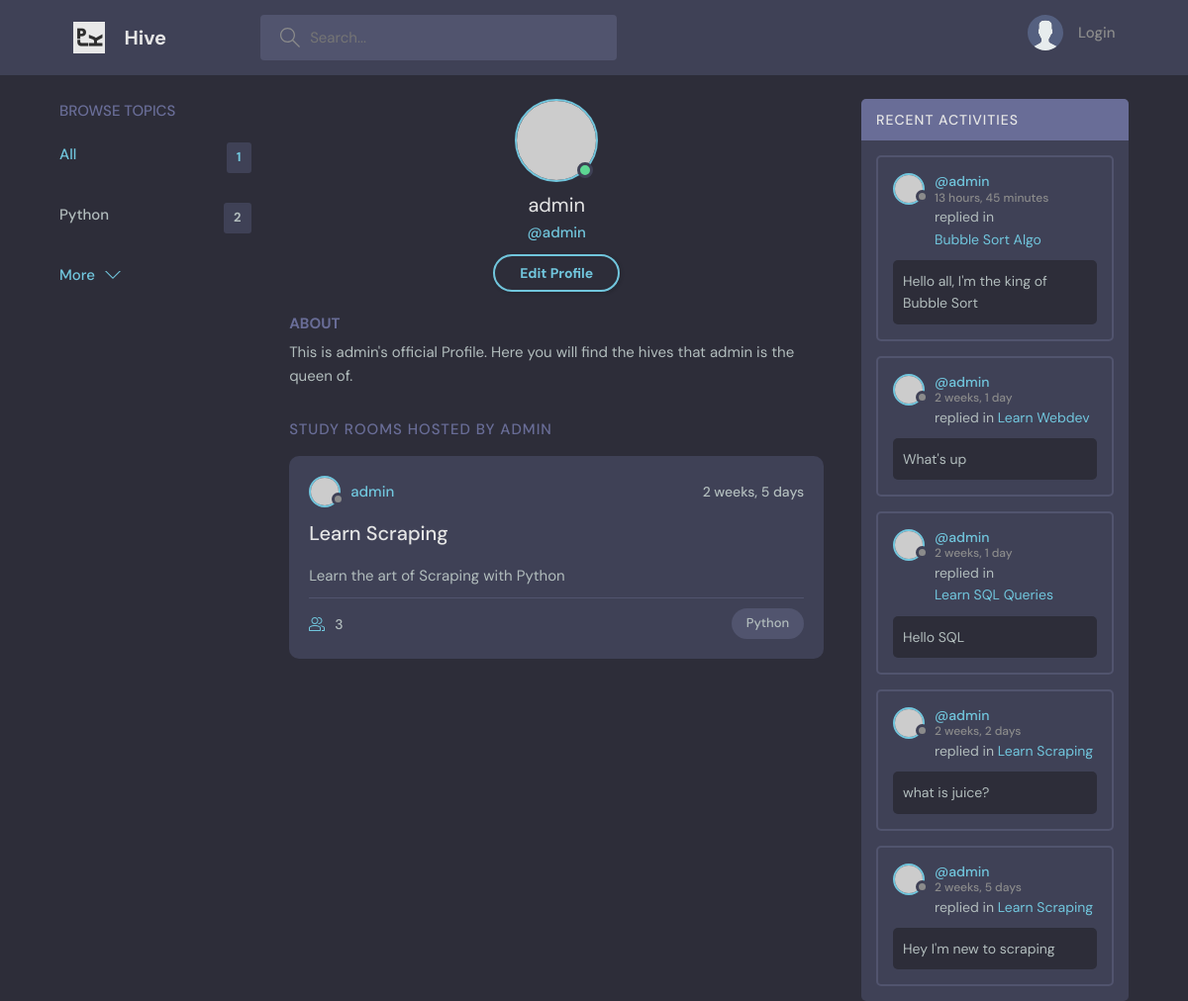
Page /user/1 on the committed database.
### home/models.py (models this page shows, shortened)
class Topic(models.Model):
  name = models.CharField(max_length=150)
  def __str__(self):
    return self.name

class Hive(models.Model):
  creator = models.ForeignKey(User, on_delete=models.SET_NULL, null=True)
  topic = models.ForeignKey(Topic, on_delete=models.SET_NULL, null=True)
  buzz = models.CharField(max_length=150)
  details = models.TextField(null=True, blank=True)
  members = models.ManyToManyField(User, related_name='members', blank=True)
  updated = models.DateTimeField(auto_now=True) #auto timestamp
  created_at = models.DateTimeField(auto_now_add=True)
  class Meta:
    ordering = ['-updated', '-created_at']
  def __str__(self):
    return self.buzz

class Message(models.Model):
  user = models.ForeignKey(User, on_delete=models.CASCADE)
  hive = models.ForeignKey(Hive, on_delete=models.CASCADE) #delete all msgs with the room
  body = models.TextField()
  updated = models.DateTimeField(auto_now=True) #auto timestamp
  created_at = models.DateTimeField(auto_now_add=True)
  class Meta:
    ordering = ['-updated', '-created_at']

### home/views.py (the view)
# urls.py: path('user/<str:pk>', views.userProfile, name='user-profile'),
def userProfile(request, pk):
  user = User.objects.get(id=pk)
  hives = user.hive_set.all()
  topics = Topic.objects.filter(hive__in=hives).distinct()
  chats = user.message_set.all()
  context = {
    "user": user,
    "hives": hives,
    "topics": topics,
    "chats": chats,
  }
  return render(request, 'home/profile.html', context)

### home/templates/home/profile.html (shortened to what this page needs)
{% extends 'main.html' %}
{%block content%}
  <main class="profile-page layout layout--3">
    <div class="container">
      <div class="topics">
        {% include 'home/topic_comps.html' %}
      </div>
      <div class="roomList">
        <div class="profile">
          <div class="profile__avatar">
            <div class="avatar avatar--large active">
              <img src="https://randomuser.me/api/portraits/men/11.jpg" />
            </div>
          </div>
          <div class="profile__info">
            <h3>{{user.username}}</h3>
            <p>@{{user.username}}</p>
            <a href="edit-user.html" class="btn btn--main btn--pill">Edit Profile</a>
          </div>
          <div class="profile__about">
            <h3>About</h3>
            <p>
              This is {{user.username}}'s official Profile. Here you will find the hives that {{user.username}} is the queen of.
            </p>
          </div>
        </div>
        <div class="roomList__header">
          <div>
            <h2>Study Rooms Hosted by {{user.username}}</a>
            </h2>
          </div>
        </div>
        {% include 'home/feed_comps.html' %}
      </div>
      <div class="activities">
        <div class="activities__header">
          <h2>Recent Activities</h2>
        </div>
        {% include 'home/activity_comps.html' %}
      </div>
    </div>
  </main>
  {% endblock content%}

### templates/main.html (shortened to what this page needs)
<!DOCTYPE html>
{% load static %}
<html lang="en">
  <head>
    <link rel="stylesheet" href="{% static 'css/style.css'%}" />
  </head>
  <body>
    {% include 'navbar.html' %}
    {% block content %}
    {% endblock %}
  </body>
</html>

### templates/navbar.html (shortened to what this page needs)
{%load static%}
<header class="header header--loggedIn">
  <div class="container">
    <a href="{% url 'homepage' %}" class="header__logo">
      <img src="{% static 'images/favicon.png' %}" />
      <h1>Hive</h1>
    </a>
    <form class="header__search" method="GET" action="{% url 'homepage' %}">
      <label>
        <input name="q" placeholder="Search..." />
      </label>
    </form>
    <nav class="header__menu">
{% if request.user.is_authenticated%}
{% comment %} <a href="{% url 'logout' %} " class="btn btn-primary">Logout</a>
<h3>Welcome {{request.user}}</h3>
{% else %}
<a href="{% url 'login' %}" class="btn btn-primary">Login</a> {% endcomment %}
      <div class="header__user">
        <a href="{% url 'user-profile' request.user.id %}">
          <div class="avatar avatar--medium active">
            <img src="https://randomuser.me/api/portraits/men/37.jpg" />
          </div>
          <p>{{request.user.username}} <span>@{{request.user}}</span></p>
        </a>
        <button class="dropdown-button">
          <svg version="1.1" xmlns="http://www.w3.org/2000/svg" width="32" height="32" viewBox="0 0 32 32">
            <title>chevron-down</title>
            <path d="M16 21l-13-13h-3l16 16 16-16h-3l-13 13z"></path>
          </svg>
        </button>
      </div>
      {%else%}
      <a href="{% url 'login' %}">
        <img src="{% static 'images/avatar.svg' %} " />
        <p>Login</p>
      </a>
      {% endif %}
    </nav>
  </div>
</header>

### home/templates/home/topic_comps.html (shortened to what this page needs)
      <div class="topics">
        <div class="topics__header">
          <h2>Browse Topics</h2>
        </div>
        <ul class="topics__list">
          <li>
            <a href="{% url 'homepage' %}" class="active">All <span>{{topics.count}}</span></a>
          </li>
          {% for topic in topics %}
          <li>
            <a href="{% url 'homepage' %}?q={{ topic.name }}">{{ topic.name }} <span>{{ topic.hive_set.count }}</span></a>
          </li>
          {% endfor %}
        </ul>
        <a class="btn btn--link" href="topics.html">
          More
          <svg version="1.1" xmlns="http://www.w3.org/2000/svg" width="32" height="32" viewBox="0 0 32 32">
            <title>chevron-down</title>
            <path d="M16 21l-13-13h-3l16 16 16-16h-3l-13 13z"></path>
          </svg>
        </a>
      </div>

### home/templates/home/feed_comps.html (shortened to what this page needs)
{% for hive in hives %}
<div class="roomListRoom">
  <div class="roomListRoom__header">
    <a href="{%url 'user-profile' hive.creator.id %}" class="roomListRoom__author">
      <div class="avatar avatar--small">
        <img src="https://randomuser.me/api/portraits/women/11.jpg" />
      </div>
      <span>{{hive.creator}}</span>
    </a>
    <div class="roomListRoom__actions">
      <span>{{hive.created_at | timesince}}</span>
    </div>
  </div>
  <div class="roomListRoom__content">
    <a href="{% url 'hive' hive.id%}">{{hive.buzz}}</a>
    <p>
      {{hive.details}}
    </p>
  </div>
  <div class="roomListRoom__meta">
    <a href="room.html" class="roomListRoom__joined">
      {{hive.members.count}}
    </a>
    <p class="roomListRoom__topic">{{hive.topic}}</p>
  </div>
</div>
{% endfor %}

### home/templates/home/activity_comps.html (shortened to what this page needs)
{% for chat in chats %}
<div class="activities__box">
  <div class="activities__boxHeader roomListRoom__header">
    <a href="{% url 'user-profile' chat.user.id%}" class="roomListRoom__author">
      <div class="avatar avatar--small">
        <img src="https://randomuser.me/api/portraits/women/11.jpg" />
      </div>
      <p>
        @{{chat.user}}
        <span>{{chat.created_at|timesince}}</span>
      </p>
    </a>
  </div>
  <div class="activities__boxContent">
    <p>replied in <a href="{% url 'hive' chat.hive.id %}">{{chat.hive}}</a></p>
    <div class="activities__boxRoomContent">
      {{chat.body}}
    </div>
  </div>
</div>
{% endfor %}

### rows in the picture
Topic: name "Python", hive_set.count "2"
Hive: creator "admin", created_at "2 weeks, 5 days", buzz "Learn Scraping", details "Learn the art of Scraping with Python", members.count "3", topic "Python"
Message: user "admin", created_at "13 hours, 45 minutes", hive "Bubble Sort Algo", body "Hello all, I'm the king of Bubble Sort"
Message: user "admin", created_at "2 weeks, 1 day", hive "Learn Webdev", body "What's up"
Message: user "admin", created_at "2 weeks, 1 day", hive "Learn SQL Queries", body "Hello SQL"
Message: user "admin", created_at "2 weeks, 2 days", hive "Learn Scraping", body "what is juice?"
Message: user "admin", created_at "2 weeks, 5 days", hive "Learn Scraping", body "Hey I'm new to scraping"

### other values in the picture
{{ topics.count }} "1"
{{ user.username }} "admin"
{{ user.username }} "ADMIN"
